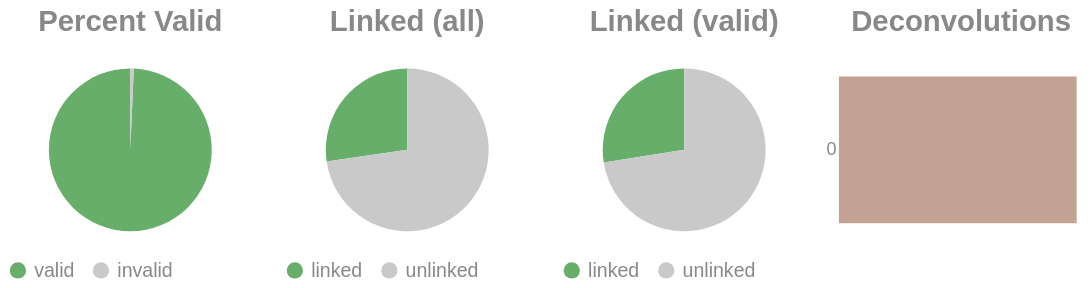

Here is the notebook cell this chart was saved with:
### Code cell
if SKIPLR:
    pass
else:
    clash = Counter()
    for i in valids['molecule'].to_list():
        _mol = i.split("-")
        if len(_mol) == 1:
            clash.update('0')
        else:
            clash.update(_mol[-1])

    _d = {"deconvolutions": [], 'count': []}
    for k,v in clash.items():
        _d['deconvolutions'].append(k)
        _d['count'].append(v)

    tot_valid = valids['reads'].sum()
    mask = valids['reads'] >= 2
    n_linked_reads = valids.filter(mask)['reads'].sum()
    if n_linked_reads == 0:
        print_html("No linked molecules (>=2 reads) were detected; skipping linked-only distributions.")
        SKIPLR = True
    else:
        perc_valid = round(tot_valid / n_reads, 4)
        linked_perc_abs = round(n_linked_reads / n_reads, 4)
        linked_perc = round(n_linked_reads / tot_valid, 4)

    _valid = pl.DataFrame({"valids": ['valid', 'invalid'], "count": [tot_valid, n_reads - tot_valid]})
    _linked_abs = pl.DataFrame({"linked (absolute)": ['linked', 'unlinked'], "count": [n_linked_reads, n_reads - n_linked_reads]})
    _linked_rel = pl.DataFrame({"linked (valids)": ['linked', 'unlinked'], "count": [n_linked_reads, tot_valid - n_linked_reads]})

    (
        alt.hconcat(
            piechart(_valid, goodval = 'valid', title = "Percent Valid"),
            piechart(_linked_abs, goodval = "linked", title =  "Linked (all)"),
            piechart(_linked_rel, goodval = "linked", title =  "Linked (valid)"),
            convolutionbar(pl.DataFrame(_d), title = "Deconvolutions"),
            center = True,
            bounds = 'flush'
        )
        .resolve_scale(color='independent')
        .resolve_legend('independent')
        .properties(usermeta={'embedOptions': {"actions": False}})
    ).display()

### Figure 1 — Vega-Lite specification as saved in the notebook (floating-point values rounded to 4 significant figures)
{"width": "container", "height": 400, "config": {"title": {"anchor": "start", "dy": -15, "fontSize": 18, "color": "#888888", "subtitleColor": "#888888", "subtitleFontSize": 14}, "arc": {"fill": "#0072B2"}, "axis": {"domainColor": "#888888", "domainWidth": 0.5, "gridWidth": 0.2, "grid": false, "titleFontWeight": 400, "titleFontSize": 15, "labelFontSize": 11, "labelColor": "#888888", "tickColor": "#888888", "tickWidth": 0.2, "titleColor": "#888888"}, "axisBand": {"grid": false}, "axisX": {"grid": true, "tickSize": 10, "domainCap": "round"}, "axisY": {"domain": false, "grid": true, "tickSize": 0, "domainCap": "round"}, "background": "transparent", "header": {"labelFontSize": 15, "labelColor": "#888888", "titleFontSize": 15, "titleFontWeight": 600, "titleColor": "#888888"}, "legend": {"labelFont": "sans-serif", "labelFontSize": 12, "labelColor": "#888888", "symbolSize": 100, "symbolType": "circle", "titleFontSize": 12, "titlePadding": 10, "titleColor": "#888888", "title": null}, "range": {"category": ["#E69F00", "#56B4E9", "#009E73", "#F0E442", "#0072B2", "#D55E00", "#CC79A7", "#000000"], "diverging": ["#cfe8f3", "#a2d4ec", "#73bfe2", "#46abdb", "#1696d2", "#12719e"]}, "area": {"fill": "#0072B2", "fillOpacity": 0.7, "line": true, "strokeOpacity": 0.7}, "line": {"color": "#0072B2", "stroke": "#0072B2", "strokeWidth": 2}, "trail": {"color": "#0072B2", "stroke": "#0072B2", "strokeWidth": 0, "size": 1}, "point": {"filled": true, "fillOpacity": 1.0, "size": 95}, "text": {"color": "#888888", "fontSize": 11, "align": "right", "fontWeight": 400, "size": 11}, "bar": {"fill": "#0072B2", "stroke": null}, "view": {"stroke": null, "continuousWidth": 660, "continuousHeight": 400}}, "hconcat": [{"data": {"name": "data-89de495732888b1165c8308c51a92680"}, "mark": {"type": "arc"}, "encoding": {"color": {"field": "valids", "legend": {"orient": "bottom", "title": null}, "scale": {"domain": ["valid", "invalid"], "range": ["#68ae6b", "#C9C9C9"]}, "title": "Valids", "type": "nominal"}, "theta": {"field": "count", "type": "quantitative"}, "tooltip": [{"field": "valids", "title": "Valids", "type": "ordinal"}, {"field": "percent", "format": ".2%", "title": "Percent", "type": "quantitative"}, {"field": "count", "title": "Count", "type": "quantitative"}]}, "height": 100, "title": {"text": "Percent Valid", "align": "center", "anchor": "middle"}, "transform": [{"calculate": "datum.count / 5822867", "as": "percent"}], "width": 150}, {"data": {"name": "data-c5ca8fb92e761ab2287ec6ccc2dfabf1"}, "mark": {"type": "arc"}, "encoding": {"color": {"field": "linked (absolute)", "legend": {"orient": "bottom", "title": null}, "scale": {"domain": ["linked", "unlinked"], "range": ["#68ae6b", "#C9C9C9"]}, "title": "Linked (Absolute)", "type": "nominal"}, "theta": {"field": "count", "type": "quantitative"}, "tooltip": [{"field": "linked (absolute)", "title": "Linked (Absolute)", "type": "ordinal"}, {"field": "percent", "format": ".2%", "title": "Percent", "type": "quantitative"}, {"field": "count", "title": "Count", "type": "quantitative"}]}, "height": 100, "title": {"text": "Linked (all)", "align": "center", "anchor": "middle"}, "transform": [{"calculate": "datum.count / 5822867", "as": "percent"}], "width": 150}, {"data": {"name": "data-fcdc33e478dc06b9783d7d7355e0bc80"}, "mark": {"type": "arc"}, "encoding": {"color": {"field": "linked (valids)", "legend": {"orient": "bottom", "title": null}, "scale": {"domain": ["linked", "unlinked"], "range": ["#68ae6b", "#C9C9C9"]}, "title": "Linked (Valids)", "type": "nominal"}, "theta": {"field": "count", "type": "quantitative"}, "tooltip": [{"field": "linked (valids)", "title": "Linked (Valids)", "type": "ordinal"}, {"field": "percent", "format": ".2%", "title": "Percent", "type": "quantitative"}, {"field": "count", "title": "Count", "type": "quantitative"}]}, "height": 100, "title": {"text": "Linked (valid)", "align": "center", "anchor": "middle"}, "transform": [{"calculate": "datum.count / 5783020", "as": "percent"}], "width": 150}, {"data": {"name": "data-d86a3ac08f228708df23024940114e0f"}, "mark": {"type": "bar"}, "encoding": {"color": {"field": "deconvolutions", "legend": null, "scale": {"scheme": "lightgreyred"}, "type": "nominal"}, "tooltip": [{"field": "deconvolutions", "title": "Deconvolutions", "type": "ordinal"}, {"field": "percent", "format": ".2%", "title": "Percent", "type": "quantitative"}, {"field": "count", "title": "Count", "type": "quantitative"}], "x": {"axis": null, "field": "count", "type": "quantitative"}, "y": {"field": "deconvolutions", "sort": "ascending", "title": null, "type": "nominal"}}, "height": 100, "title": {"text": "Deconvolutions", "align": "center", "anchor": "middle"}, "transform": [{"calculate": "datum.count / 4864592", "as": "percent"}], "width": 150}], "bounds": "flush", "center": true, "resolve": {"legend": {"angle": "independent"}, "scale": {"color": "independent"}}, "usermeta": {"embedOptions": {"actions": false}}, "$schema": "https://vega.github.io/schema/vega-lite/v6.1.0.json", "datasets": {"data-89de495732888b1165c8308c51a92680": [{"valids": "valid", "count": 5783020}, {"valids": "invalid", "count": 39847}], "data-c5ca8fb92e761ab2287ec6ccc2dfabf1": [{"linked (absolute)": "linked", "count": 1588091}, {"linked (absolute)": "unlinked", "count": 4234776}], "data-fcdc33e478dc06b9783d7d7355e0bc80": [{"linked (valids)": "linked", "count": 1588091}, {"linked (valids)": "unlinked", "count": 4194929}], "data-d86a3ac08f228708df23024940114e0f": [{"deconvolutions": "0", "count": 4864592}]}}
